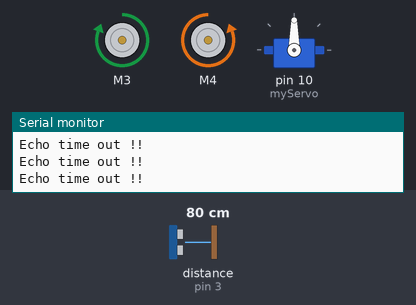
Bench run of a sketch on a simulated Arduino Uno, built with avr-gcc and run on an emulated ATmega328P. Parts: 2 × DC motor (green arrow = forward, orange = backward, longer = faster), servo, the last lines printed to the serial monitor. Wiring (inferred from the names in the program): ultrasonic range finder: trigger pin 11; echo pin 3. The inputs (shaded band) are chosen by the test bench; at power-on: distance to the obstacle (sensor on pin 3) 80 cm. The echo pulse lasts 58.3 µs per cm.

Above: at 1.2 s.
1.3 s: distance to the obstacle (sensor on pin 3) set to 24 cm
3.3 s: distance to the obstacle (sensor on pin 3) set to 20 cm
At 3.53 s:
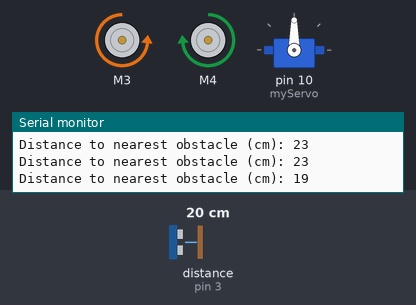
At 5.8 s:
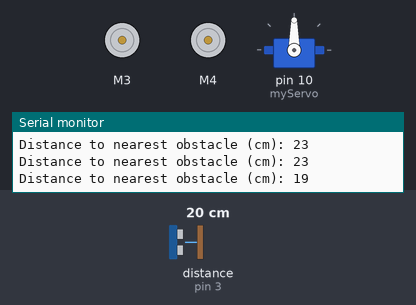
Timing chart, 0 to 7.3 s (numbered marks = the images above; inputs shaded):
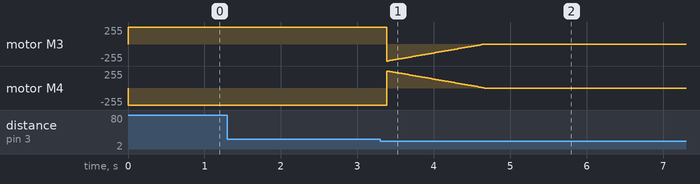

Measured:
- the behaviour switches between 22 and 21 cm on distance to the obstacle (sensor on pin 3) (found by bisection; images 0 and 1)

The sketch:

test_car.ino
```cpp
#define TRIG_PIN 11
#define ECHO_PIN 3
#define TIME_OUT 5000
#define SPEED 255

#include <Servo.h>
#include <AFMotor.h>

AF_DCMotor motor3(3);
AF_DCMotor motor4(4);

bool stop;

Servo myServo;

float GetDistance()
{
  long duration, distanceCm;

  digitalWrite(TRIG_PIN, LOW);
  delayMicroseconds(2);
  digitalWrite(TRIG_PIN, HIGH);
  delayMicroseconds(10);
  digitalWrite(TRIG_PIN, LOW);

  duration = pulseIn(ECHO_PIN, HIGH, TIME_OUT);

  // convert to distance
  distanceCm = duration / 29.1 / 2;

  return distanceCm;
}

void setup() {
  Serial.begin(9600);

  // turn on motor
  motor3.setSpeed(SPEED);
  motor3.run(RELEASE);

  motor4.setSpeed(SPEED);
  motor4.run(RELEASE);

  myServo.attach(10);

  pinMode(TRIG_PIN, OUTPUT);
  pinMode(ECHO_PIN, INPUT);

  stop = false;
}


void Tien() {
  motor3.setSpeed(SPEED);
  motor4.setSpeed(SPEED);
  motor3.run(FORWARD);
  motor4.run(BACKWARD);
}

void Lui() {
  motor3.setSpeed(SPEED);
  motor4.setSpeed(SPEED);
  motor3.run(BACKWARD);
  motor4.run(FORWARD);
}

void ReTrai() {
  motor3.setSpeed(SPEED);
  motor4.setSpeed(SPEED);
  motor3.run(BACKWARD);
  motor4.run(BACKWARD);
}

void RePhai() {
  motor3.setSpeed(SPEED);
  motor4.setSpeed(SPEED);
  motor3.run(FORWARD);
  motor4.run(FORWARD);
}


void Dung() {
  motor3.setSpeed(0);
  motor4.setSpeed(0);
  stop = true;
}

void loop() {

  myServo.write(90);

  if (stop == false) {
    Tien();

    long distance = GetDistance();

    if (distance <= 0)
    {
      Serial.println("Echo time out !!");
    }
    else
    {
      Serial.print("Distance to nearest obstacle (cm): ");
      Serial.println(distance);

      if (distance <= 20)
      {
        stop = true;
        Lui();
        for (int i = SPEED; i >= 0; i--) {
          motor3.setSpeed(i);
          motor4.setSpeed(i);
          delay(5);
        }
        Dung();
      }
    }
    delay(150);
  }
}
```
